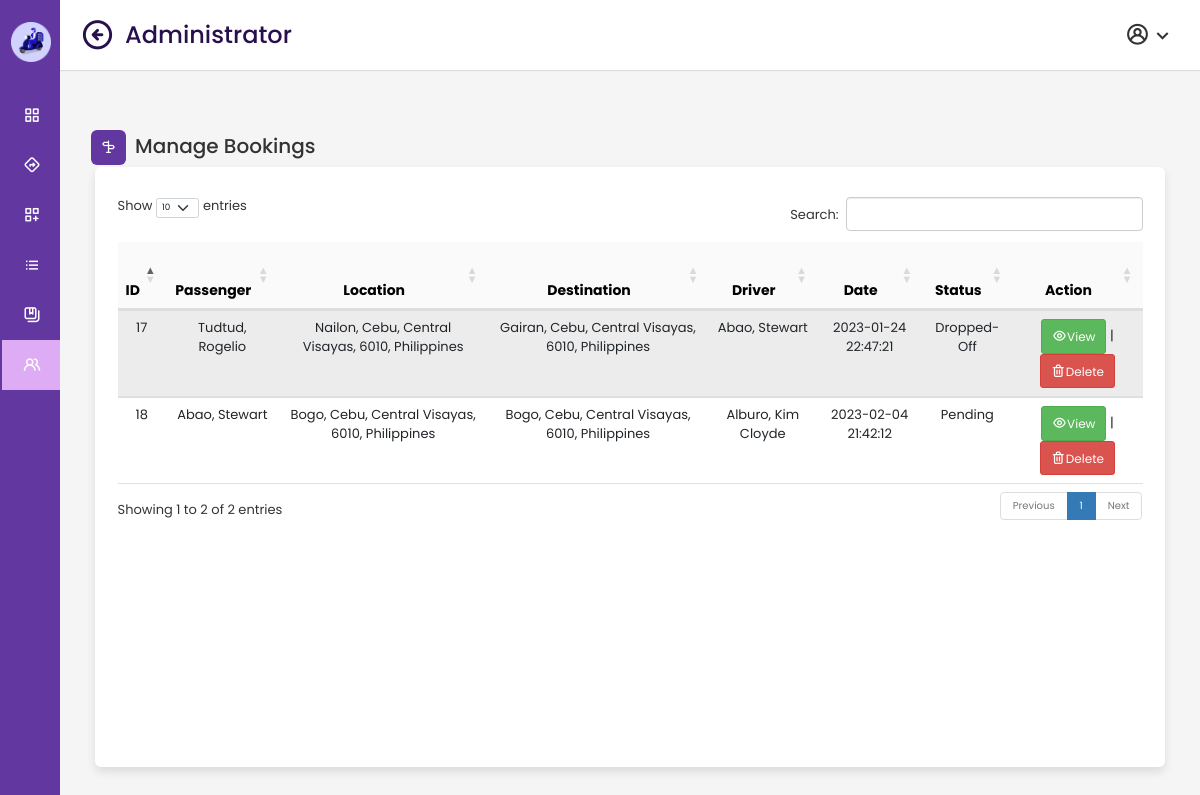
Page /admin/bookings.php on the committed database.
### tables this page shows
CREATE TABLE `bookings` (
  `bookid` int(11) NOT NULL,
  `passenger` varchar(255) NOT NULL,
  `number` varchar(255) NOT NULL,
  `location` varchar(255) NOT NULL,
  `lat` varchar(255) NOT NULL,
  `lng` varchar(255) NOT NULL,
  `destination` varchar(255) NOT NULL,
  `lat1` varchar(255) NOT NULL,
  `lng1` varchar(255) NOT NULL,
  `datetime` datetime NOT NULL DEFAULT current_timestamp(),
  `driver` varchar(255) NOT NULL,
  `driverid` int(11) NOT NULL,
  `userid` int(11) NOT NULL,
  `status` varchar(255) NOT NULL DEFAULT 'Pending',
  `traveldistance` decimal(10,2) NOT NULL,
  `tariff` decimal(9,2) NOT NULL,
  `proof` varchar(255) NOT NULL
);

### admin/bookings.php (the view, shortened to what this page needs)
<?php
	include 'dbconnect.php';
?>
<!DOCTYPE html>
<html lang="en" dir="ltr">
  <head>
    <link rel="stylesheet" href="adminstyles.css">
    <link href='https://unpkg.com/boxicons@2.0.7/css/boxicons.min.css' rel='stylesheet'>
    <link rel="stylesheet" href="https://unicons.iconscout.com/release/v4.0.0/css/line.css">
    <link href="https://cdnjs.cloudflare.com/ajax/libs/twitter-bootstrap/5.2.0/css/bootstrap.min.css" rel="stylesheet">
    <link href="https://cdn.datatables.net/1.13.1/css/dataTables.bootstrap5.min.css" rel="stylesheet">
    <link rel="stylesheet" type="text/css" href="bootstrap/css/bootstrap.min.css">
   </head>
<body>
  <div class="sidebar">
    <div class="logo-details">
    <div class="logo"><img src="images/logoicon.png"></div>
      <span class="logo_name"> HITCH</span>
    </div>
      <ul class="nav-links" style="margin-left: 12px;">
        <li>
          <a href="index.php">
            <i class='bx bx-grid-alt' ></i>
            <span class="links_name">Dashboard</span>
          </a>
        </li>
        <li>
          <a href="route.php">
          <i class="uil uil-directions"></i>
            <span class="links_name">Route</span>
          </a>
        </li>
        <li>
          <a href="habalhabal.php">
          <i class="uil uil-create-dashboard"></i>
            <span class="links_name">Habal-Habals</span>
          </a>
        </li>
        <li>
          <a href="driver.php">
            <i class='bx bx-list-ul' ></i>
            <span class="links_name">Drivers</span>
          </a>
        </li>
        <li>
          <a href="passenger.php">
          <i class="uil uil-notebooks"></i>
            <span class="links_name">Passengers</span>
          </a>
        </li>
        <li>
          <a href="bookings.php" class="active">
          <i class="uil uil-users-alt"></i>
            <span class="links_name">Bookings</span>
          </a>
        </li>
      </ul>
  </div>
  <section class="home-section">
    <nav>
      <div class="sidebar-button">
        <i class='il uil-arrow-circle-left sidebarBtn'></i>
        <span class="dashboard">Administrator</span>
      </div>
      <div class="profile-details">
        <i class="uil uil-user-circle"></i>
        <i class="bx bx-chevron-down" onclick="toggleMenu()"></i>
      </div>
    </nav>
    <div class="home-content">
 <div class="overview-boxes">
   <div class="con">
           <i class="uil uil-sign-alt"></i>
           <h3>Manage Bookings</h3>
           </div>
            <div class="containers py-5" style="width:1300px; height:600px; font-size: 13px; overflow-y: scroll; overflow-x:scroll; max-height:100vh">
            <div class="row">
          <table id="example" class="table table-striped" style="width:100%">
          <thead style="color: black">
            <tr>
            <th scope="col " style="text-align: center"><b>ID</b></th>
              <th scope="col " style="text-align: center"><b>Passenger</b></th>
              <th scope="col " style="text-align: center"><b>Location</b></th>
              <th scope="col" style="text-align: center"><b>Destination</b></th>
              <th scope="col" style="text-align: center"><b>Driver</b></th>
              <th scope="col" style="text-align: center"><b>Date</b></th>
              <th scope="col" style="text-align: center"><b>Status</b></th>
              <th scope="col" style="text-align: center"><b>Action</b></th>
            </tr>
          </thead>
							<tbody>
                <?php
                $sql = "SELECT * FROM bookings";
                $query=$conn->query($sql);
                while($row=$query->fetch_assoc())
                    {
                    echo "<tr style='text-align: center'>
                        <td>".$row['bookid']."</td>
                        <td>".$row['passenger']."</td>
                        <td>".$row['location']."</td>
                        <td>".$row['destination']."</td>
                        <td>".$row['driver']."</td>
                        <td>".$row['datetime']."</td>
                        <td>".$row['status']."</td>
                        <td>
                        <a href='#view".$row['bookid']."' class='btn btn-success btn-sm b' data-toggle='modal'><i class='uil uil-eye ii' style='color:white; font-size:15px; text-align: center'></i>View</a> |
                        <a href='#deletebooking".$row['bookid']."' class='btn btn-danger btn-sm b' data-toggle='modal'><i class='uil uil-trash-alt' style='color:white; font-size:15px; text-align: center'></i>Delete</a>
                        </td>
                      </tr>";
                        }
                      ?>
							</tbody>
					  </table>
				  </div>
          </div>
    </div>
  </section>
</body>
</html>

### admin/adminstyles.css (style rules this page uses)
* { margin: 0; padding: 0; box-sizing: border-box; font-family: 'Poppins', sans-serif; }
.sidebar { position: fixed; height: 100%; width: 240px; background: #6237A0; transition: all 0.5s ease; }
.sidebar .logo-details { height: 80px; display: flex; align-items: center; }
.sidebar .logo-details .logo img { width: 40px; height: 40px; position:fixed; margin-left: 11px; margin-top: -18px; text-align: center; }
.sidebar .logo-details .logo_name { color: #fff; font-size: 35px; font-weight: 650; text-align: center; position: fixed; margin-left: 70px; }
.sidebar .nav-links { margin-top: 10px; }
.sidebar .nav-links li { position: relative; list-style: none; height: 50px; left:-30px; }
.sidebar .nav-links li a { height: 100%; width: 100%; display: flex; align-items: center; text-decoration: none; transition: all 0.4s ease; }
.sidebar .nav-links li a.active { background: #DEACF5; color: #28104E; width: 500px; }
.sidebar .nav-links li i { min-width: 60px; text-align: center; font-size: 18px; color: #fff; }
.sidebar .nav-links li a .links_name { color: #fff; font-size: 15px; font-weight: 400; white-space: nowrap; }
.home-section { position: relative; background: #f5f5f5; min-height: 100vh; width: calc(100% - 240px); left: 240px; transition: all 0.5s ease; }
.home-section nav { display: flex; justify-content: space-between; height: 70px; background: #fff; display: flex; align-items: center; position: fixed; width: calc(100% - 240px); left: 240px; z-index: 100; padding: 0 20px; box-shadow: 0 1px 1px rgba(0, 0, 0, 0.1); transition: all 0.5s ease; }
.home-section nav .sidebar-button { display: flex; align-items: center; font-size: 24px; font-weight: 500; color: #28104E; }
nav .sidebar-button i { font-size: 35px; margin-right: 10px; }
.home-section nav .profile-details { display: flex; align-items: center; border-radius: 6px; height: 50px; min-width: 80px; padding: 0 2px 0 25px; }
nav .profile-details i { font-size: 25px; color: #333; cursor: pointer; }
.home-section .home-content { position: relative; padding-top: 104px; }
.home-content .overview-boxes { display: flex; align-items: left; justify-content: space-between; flex-wrap: wrap; padding: 0 20px; margin-bottom: 26px; }
.con { margin-left: 10px; padding-right: 50%; }
.con i { position: relative; margin-top: 26px; margin-left: 1px; height: 35px; width: 35px; background-color: #6237A0; border-radius: 6px; color: #fff; display: flex; align-items: center; justify-content: center; font-size: 15px; }
.con h3 { font-size: 20px; width: 300px; font-weight: 500; color: var(--text-color); margin-left: 45px; margin-top: -30px; }
@media (max-width: 1240px) { .sidebar { width: 60px; } }
@media (max-width: 1240px) { .home-section { width: calc(100% - 60px); left: 60px; } }
@media (max-width: 1240px) { .home-section nav { width: calc(100% - 60px); left: 60px; } }
td { padding: 10px 15px; text-align: center; font-family: 'Poppins', Sans-serif; font-size: 13px; padding-left: 10px; }
td .ii { font-size: 15px; color: #6237A0; font-weight: 1000px; text-align: center; }
thead th { background-color: #6237A0; color: black; font-family: 'Poppins', Sans-serif; font-weight: 150; height: 50px; text-align: center; align-items: center; font-size: 14px; font-weight: 1200px; padding-left: 50px; }
tr { width: 100%; background-color: #fafafa; }
tr:nth-child(even) { background-color: #dbcaca; }
.containers { position: relative; max-width: 1300px; width: 100%; border-radius: 6px; padding: 30px; margin: 0 15px; background-color: #fff; box-shadow: 0 5px 10px rgba(0,0,0,0.1); }

### rows in the picture
bookings: bookid "17", passenger "Tudtud, Rogelio", location "Nailon, Cebu, Central Visayas, 6010, Philippines", destination "Gairan, Cebu, Central Visayas, 6010, Philippines", driver "Abao, Stewart", datetime "2023-01-24 22:47:21", status "Dropped-Off"
bookings: bookid "18", passenger "Abao, Stewart", location "Bogo, Cebu, Central Visayas, 6010, Philippines", destination "Bogo, Cebu, Central Visayas, 6010, Philippines", driver "Alburo, Kim Cloyde", datetime "2023-02-04 21:42:12", status "Pending"
